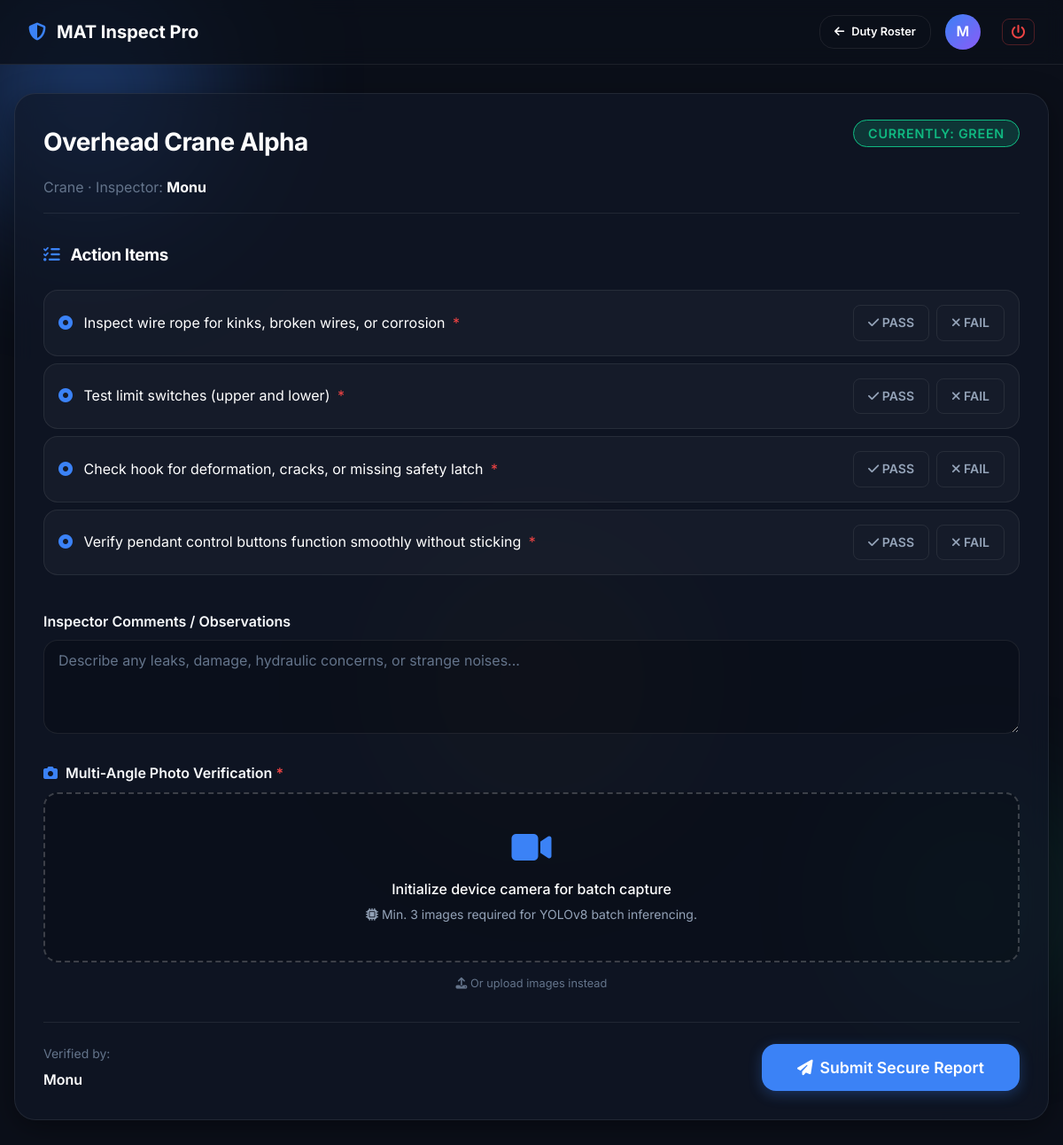
Page /form/eq-c1 (signed in) on the committed database.
### app.py (models this page shows)
class User(db.Model):
    id       = db.Column(db.String(36), primary_key=True, default=lambda: str(uuid.uuid4()))
    name     = db.Column(db.String(120), nullable=False)
    email    = db.Column(db.String(120), unique=True, nullable=False)
    role     = db.Column(db.String(30), nullable=False)  # 'manager' | 'lab_tech'
    created  = db.Column(db.DateTime, default=lambda: datetime.now(timezone.utc))

class Equipment(db.Model):
    id              = db.Column(db.String(36), primary_key=True)
    name            = db.Column(db.String(120), nullable=False)
    type            = db.Column(db.String(60), nullable=False)
    status          = db.Column(db.String(20), default='Green')   # Green/Yellow/Red
    last_inspection = db.Column(db.String(40), default='Never')

### app.py (the view)
@app.route('/form/<equipment_id>', methods=['GET'])
@login_required
def form(equipment_id):
    user = current_user()
    equipment = db.get_or_404(Equipment, equipment_id)
    checklist = CHECKLISTS.get(equipment.type, [])
    return render_template('form.html', user=user, equipment=equipment, checklist=checklist)

### app.py (called while the page is built)
def current_user():
    uid = session.get('user_id')
    return db.session.get(User, uid) if uid else None

def login_required(f):
    from functools import wraps
    @wraps(f)
    def decorated(*args, **kwargs):
        if not current_user():
            return redirect(url_for('auth'))
        return f(*args, **kwargs)
    return decorated

### templates/form.html (shortened to what this page needs)
{% extends "base.html" %}
{% block nav %}
<nav class="top-nav">
    <div class="nav-brand">
        <i class="fa-solid fa-shield-halved" style="color:var(--accent-blue)"></i>
        MAT Inspect Pro
    </div>
    <div class="nav-profile">
        <a href="/roster" class="btn btn-outline" style="font-size:0.8rem; padding:0.5rem 1rem; text-decoration:none">
            <i class="fa-solid fa-arrow-left"></i> Duty Roster
        </a>
        <div class="avatar" title="{{ user.name }}">{{ user.name[0] | upper }}</div>
        <a href="/logout" class="btn btn-icon" title="Secure Logout"
            style="margin-left:8px; color:var(--state-danger); border:1px solid rgba(239,68,68,0.3); padding:0.4rem 0.6rem;">
            <i class="fa-solid fa-power-off"></i>
        </a>
    </div>
</nav>
{% endblock %}
{% block content %}
<div class="glass-panel" style="animation:fadeIn 0.4s ease-out">
    <div class="inspection-header">
        <div style="display:flex; justify-content:space-between; align-items:flex-start; flex-wrap:wrap; gap:1rem">
            <div>
                <h2 style="color:white">{{ equipment.name }}</h2>
                <p style="color:var(--text-muted)">{{ equipment.type }} · Inspector: <strong style="color:white">{{ user.name }}</strong></p>
            </div>
            <div>
                {% set badge = 'badge-success' if equipment.status == 'Green' else ('badge-danger' if equipment.status == 'Red' else 'badge-warning') %}
                <span class="badge {{ badge }}" style="font-size:0.9rem; padding:0.4rem 1rem">Currently: {{ equipment.status }}</span>
            </div>
        </div>
    </div>
    <form id="inspection-form" method="POST" action="/submit_inspection">
        <h3 style="margin-bottom:1.5rem; color:white">
            <i class="fa-solid fa-list-check" style="margin-right:8px; color:var(--accent-blue)"></i>
            Action Items
        </h3>
        {% for item in checklist %}
        <div class="checklist-item" id="item-{{ loop.index0 }}">
            <div style="flex:1">
                <i class="fa-solid fa-circle-dot" style="color:var(--accent-blue); margin-right:8px"></i>
                <span style="color:white">{{ item.text }}</span>
                <span style="color:var(--state-danger); margin-left:4px" title="Required">*</span>
            </div>
            <div class="check-options">
                <label for="pass-{{ loop.index0 }}" class="radio-label pass-label">
                    <i class="fa-solid fa-check"></i> PASS
                </label>
                <label for="fail-{{ loop.index0 }}" class="radio-label fail-label">
                    <i class="fa-solid fa-xmark"></i> FAIL
                </label>
            </div>
        </div>
        {% endfor %}
        <div class="form-group" style="margin-top:2.5rem">
            <label class="form-label" style="font-weight:600">Inspector Comments / Observations</label>
            <textarea class="form-control" name="notes" rows="4"
                placeholder="Describe any leaks, damage, hydraulic concerns, or strange noises..."></textarea>
        </div>
        <div class="form-group" id="photo-capture-section">
            <label class="form-label" style="font-weight:600">
                <i class="fa-solid fa-camera" style="color:var(--accent-blue); margin-right:5px"></i>
                Multi-Angle Photo Verification
                <span style="color:var(--state-danger)" title="Min 3 Required">*</span>
            </label>
            <div id="camera-interface-btn" style="border:2px dashed rgba(255,255,255,0.2); padding:2.5rem; text-align:center; border-radius:var(--radius-md); background:rgba(0,0,0,0.2); cursor:pointer" onclick="startFormCamera()">
                <i class="fa-solid fa-video" style="font-size:2.5rem; color:var(--accent-blue); margin-bottom:15px"></i>
                <p style="color:white; font-weight:500; margin-bottom:5px">Initialize device camera for batch capture</p>
                <p style="font-size:0.875rem"><i class="fa-solid fa-microchip"></i> Min. 3 images required for YOLOv8 batch inferencing.</p>
            </div>
            <div style="margin-top:10px; text-align:center">
                <label style="font-size:0.8rem; color:var(--text-muted); cursor:pointer">
                    <i class="fa-solid fa-upload"></i> Or upload images instead
                </label>
            </div>
        </div>
        <div style="margin-top:2rem; padding-top:1.5rem; border-top:1px solid var(--border-light); display:flex; justify-content:space-between; align-items:center; flex-wrap:wrap; gap:1rem">
            <div>
                <p style="font-size:0.875rem; color:var(--text-muted); margin-bottom:5px">Verified by:</p>
                <p style="color:white; font-weight:600">{{ user.name }}</p>
            </div>
            <button type="button" class="btn btn-primary" style="padding:1rem 2.5rem; font-size:1.1rem" onclick="submitInspectionForm()">
                <i class="fa-solid fa-paper-plane"></i> Submit Secure Report
            </button>
        </div>
    </form>
</div>
{% endblock %}

### static/css/styles.css (style rules this page uses)
:root { --bg-dark: #0b0f19; --bg-panel: rgba(17, 24, 39, 0.7); --bg-glass: rgba(255, 255, 255, 0.03); --border-light: rgba(255, 255, 255, 0.08); --border-focus: rgba(59, 130, 246, 0.5); --text-primary: #f8fafc; --text-secondary: #94a3b8; --text-muted: #64748b; --accent-blue: #3b82f6; --accent-blue-hover: #2563eb; --accent-glow: rgba(59, 130, 246, 0.5); --state-success: #10b981; --state-success-glow: rgba(16, 185, 129, 0.2); --state-warning: #f59e0b; --state-danger: #ef4444; --state-danger-glow: rgba(239, 68, 68, 0.2); --shadow-glass: 0 8px 32px 0 rgba(0, 0, 0, 0.37); --shadow-glow: 0 0 15px var(--accent-glow); --blur-strength: blur(12px); --radius-sm: 8px; --radius-md: 16px; --radius-lg: 24px; --radius-pill: 9999px; }
*, *::before, *::after { box-sizing: border-box; margin: 0; padding: 0; }
body { font-family: 'Inter', sans-serif; background-color: var(--bg-dark); color: var(--text-primary); line-height: 1.6; min-height: 100vh; overflow-x: hidden; position: relative; }
h1, h2, h3, h4 { font-weight: 700; letter-spacing: -0.02em; }
h2 { font-size: 1.75rem; margin-bottom: 1rem; }
p { color: var(--text-secondary); }
.glass-panel { background: var(--bg-panel); backdrop-filter: var(--blur-strength); -webkit-backdrop-filter: var(--blur-strength); border: 1px solid var(--border-light); border-radius: var(--radius-lg); padding: 2rem; box-shadow: var(--shadow-glass); }
.top-nav { display: flex; justify-content: space-between; align-items: center; padding: 1rem 2rem; background: rgba(11, 15, 25, 0.8); backdrop-filter: blur(10px); border-bottom: 1px solid var(--border-light); position: sticky; top: 0; z-index: 100; }
.nav-brand { display: flex; align-items: center; gap: 0.75rem; font-weight: 700; font-size: 1.25rem; color: white; }
.nav-brand i { color: var(--accent-blue); }
.nav-profile { display: flex; align-items: center; gap: 1rem; }
.avatar { width: 40px; height: 40px; border-radius: 50%; background: linear-gradient(135deg, var(--accent-blue), #8b5cf6); display: flex; align-items: center; justify-content: center; font-weight: 600; color: white; }
.btn { display: inline-flex; align-items: center; justify-content: center; gap: 0.5rem; padding: 0.75rem 1.5rem; border-radius: var(--radius-md); font-weight: 600; font-family: inherit; cursor: pointer; transition: all 0.2s ease; border: none; text-decoration: none; font-size: 1rem; }
.btn-primary { background-color: var(--accent-blue); color: white; box-shadow: 0 4px 15px rgba(59,130,246,0.3); }
.btn-outline { background-color: transparent; color: white; border: 1px solid var(--border-light); }
.btn-icon { padding: 0.5rem; border-radius: var(--radius-sm); background: transparent; color: var(--text-secondary); border: none; cursor: pointer; transition: color 0.2s; display: inline-flex; align-items: center; justify-content: center; text-decoration: none; }
.badge { padding: 0.25rem 0.75rem; border-radius: var(--radius-pill); font-size: 0.75rem; font-weight: 600; text-transform: uppercase; letter-spacing: 0.05em; white-space: nowrap; }
.badge-success { background: var(--state-success-glow); color: var(--state-success); border: 1px solid var(--state-success); }
.form-group { margin-bottom: 1.5rem; }
.form-label { display: block; margin-bottom: 0.5rem; font-weight: 500; color: var(--text-primary); }
.form-control { width: 100%; padding: 0.75rem 1rem; background: rgba(0,0,0,0.2); border: 1px solid var(--border-light); border-radius: var(--radius-md); color: white; font-family: inherit; font-size: 1rem; transition: all 0.2s; }
.form-control::placeholder { color: var(--text-muted); }
.checklist-item { display: flex; align-items: center; gap: 1rem; padding: 1rem; background: var(--bg-glass); border: 1px solid var(--border-light); border-radius: var(--radius-md); margin-bottom: 0.5rem; transition: all 0.2s; }
.check-options { display: flex; gap: 0.5rem; margin-left: auto; flex-shrink: 0; }
.radio-label { padding: 0.5rem 1rem; border-radius: var(--radius-sm); border: 1px solid var(--border-light); cursor: pointer; font-size: 0.875rem; font-weight: 600; transition: all 0.2s; color: var(--text-secondary); user-select: none; }
.inspection-header { margin-bottom: 2rem; padding-bottom: 1rem; border-bottom: 1px solid var(--border-light); }

### rows in the picture
User: name "M", name "Monu"
Equipment: name "Overhead Crane Alpha", type "Crane", status "GREEN"

### other values in the picture
{{ item.text }} "Inspect wire rope for kinks, broken wires, or corrosion" "Test limit switches (upper and lower)" "Check hook for deformation, cracks, or missing safety latch" "Verify pendant control buttons function smoothly without sticking"
